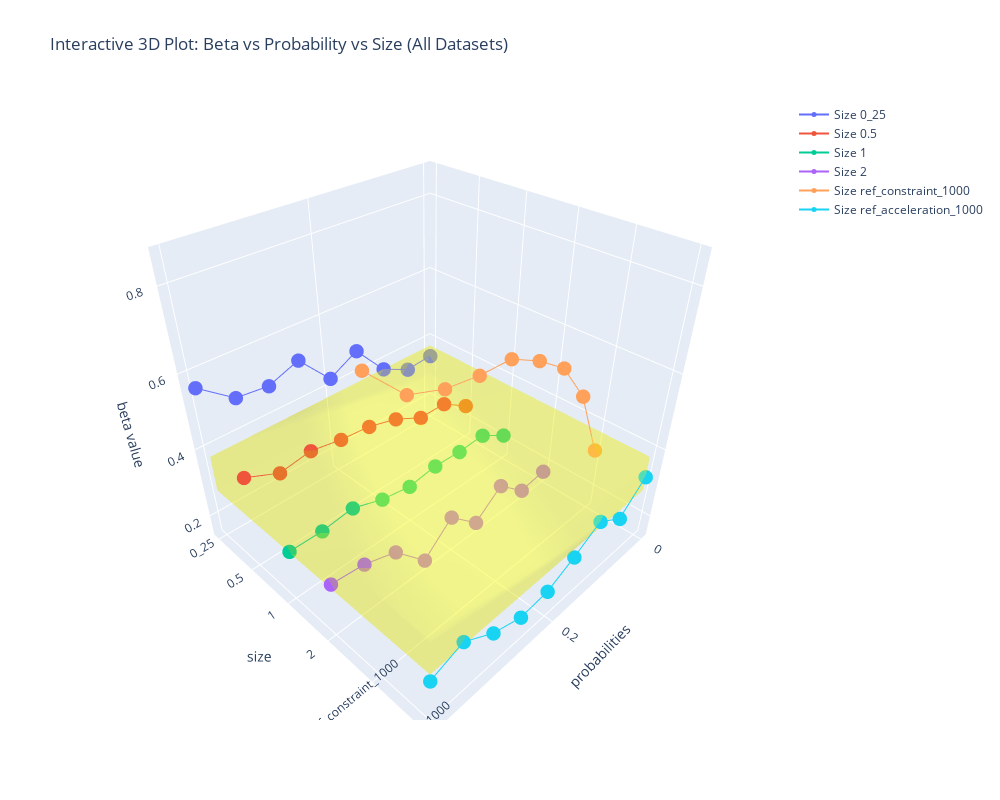

Notebook source saved alongside this figure:
### Code cell
import plotly.graph_objects as go
import numpy as np

# Organize all data
# =============================================

p = [p_1,p_1,p_1, p_1,p_1,p_1]
beta = [beta_0_25,beta_0_5, beta_1,beta_2,beta_ref_constraint,beta_ref_acceleration]
alpha = [alpha_0_25,alpha_0_5,alpha_1,alpha_2,alpha_ref_constraint,alpha_ref_acceleration]
names = ['0_25','0.5', '1', '2','ref_constraint_1000','ref_acceleration_1000']

# =============================================
# Build interactive plot
# =============================================
fig = go.Figure()

for idx in range(6):
    x = np.array(p[idx])
    y = [idx] * len(x)
    z = beta[idx]

    fig.add_trace(go.Scatter3d(
        x=x, y=y, z=z,
        mode='lines+markers',
        name=f"Size {names[idx]}",
        marker=dict(size=5),
    ))

# =============================================
# Add transparent highlight box for β ∈ [0.28, 0.38]
# =============================================

# Find x-axis range (max probability across all datasets)
x_max = max([max(p[i]) for i in range(6)])

# Box corners
x_min, x_max = 0, x_max
y_min, y_max = 0, 5  # covers all 7 curves (0 to 6)
z_min, z_max = 0.28, 0.38

# 8 vertices of the cuboid
X = [x_min, x_max, x_max, x_min, x_min, x_max, x_max, x_min]
Y = [y_min, y_min, y_max, y_max, y_min, y_min, y_max, y_max]
Z = [z_min, z_min, z_min, z_min, z_max, z_max, z_max, z_max]

fig.add_trace(go.Mesh3d(
    x=X, y=Y, z=Z,
    opacity=0.25,
    color='yellow',
    flatshading=False,
    name='β range 0.28–0.38',
    showscale=False,
    alphahull=0
))

# =============================================
# Axis labels and formatting
# =============================================

fig.update_layout(
    scene=dict(
        xaxis_title='probabilities',
        yaxis_title='size',
        zaxis_title='beta value',
        yaxis=dict(
            tickmode='array',
            tickvals=list(range(6)),
            ticktext=names
        )
    ),
    width=1000,
    height=800,
    title='Interactive 3D Plot: Beta vs Probability vs Size (All Datasets)'
)

fig.show()

### Figure 1 — Plotly figure (JSON) as saved in the notebook; plotly's stock layout.template omitted (floating-point values rounded to 4 significant figures)
{"data": [{"marker": {"size": 5}, "mode": "lines+markers", "name": "Size 0_25", "type": "scatter3d", "x": [0.0, 0.05, 0.1, 0.15, 0.2, 0.25, 0.3, 0.35, 0.4], "y": [0, 0, 0, 0, 0, 0, 0, 0, 0], "z": [0.3457, 0.3395, 0.3794, 0.4718, 0.4292, 0.5198, 0.4887, 0.4979, 0.5652]}, {"marker": {"size": 5}, "mode": "lines+markers", "name": "Size 0.5", "type": "scatter3d", "x": [0.0, 0.05, 0.1, 0.15, 0.2, 0.25, 0.3, 0.35, 0.4], "y": [1, 1, 1, 1, 1, 1, 1, 1, 1], "z": [0.2434, 0.2927, 0.2919, 0.3322, 0.3542, 0.362, 0.3769, 0.3634, 0.4025]}, {"marker": {"size": 5}, "mode": "lines+markers", "name": "Size 1", "type": "scatter3d", "x": [0.0, 0.05, 0.1, 0.15, 0.2, 0.25, 0.3, 0.35, 0.4], "y": [2, 2, 2, 2, 2, 2, 2, 2, 2], "z": [0.2155, 0.2618, 0.2568, 0.2607, 0.2484, 0.263, 0.2925, 0.2822, 0.2832]}, {"marker": {"size": 5}, "mode": "lines+markers", "name": "Size 2", "type": "scatter3d", "x": [0.0, 0.05, 0.1, 0.15, 0.2, 0.25, 0.3, 0.35, 0.4], "y": [3, 3, 3, 3, 3, 3, 3, 3, 3], "z": [0.1716, 0.1598, 0.2292, 0.1654, 0.2412, 0.1656, 0.256, 0.2843, 0.2934]}, {"marker": {"size": 5}, "mode": "lines+markers", "name": "Size ref_constraint_1000", "type": "scatter3d", "x": [0.0, 0.05, 0.1, 0.15, 0.2, 0.25, 0.3, 0.35, 0.4], "y": [4, 4, 4, 4, 4, 4, 4, 4, 4], "z": [0.3204, 0.5185, 0.6295, 0.6849, 0.7266, 0.7305, 0.7434, 0.7732, 0.8577]}, {"marker": {"size": 5}, "mode": "lines+markers", "name": "Size ref_acceleration_1000", "type": "scatter3d", "x": [0.0, 0.05, 0.1, 0.15, 0.2, 0.25, 0.3, 0.35, 0.4], "y": [5, 5, 5, 5, 5, 5, 5, 5, 5], "z": [0.3204, 0.2489, 0.2987, 0.2533, 0.2155, 0.2081, 0.237, 0.2908, 0.26]}, {"alphahull": 0, "color": "yellow", "flatshading": false, "name": "β range 0.28–0.38", "opacity": 0.25, "showscale": false, "type": "mesh3d", "x": [0, 0.4, 0.4, 0, 0, 0.4, 0.4, 0], "y": [0, 0, 5, 5, 0, 0, 5, 5], "z": [0.28, 0.28, 0.28, 0.28, 0.38, 0.38, 0.38, 0.38]}], "layout": {"height": 800, "scene": {"xaxis": {"title": {"text": "probabilities"}}, "yaxis": {"tickmode": "array", "ticktext": ["0_25", "0.5", "1", "2", "ref_constraint_1000", "ref_acceleration_1000"], "tickvals": [0, 1, 2, 3, 4, 5], "title": {"text": "size"}}, "zaxis": {"title": {"text": "beta value"}}}, "title": {"text": "Interactive 3D Plot: Beta vs Probability vs Size (All Datasets)"}, "width": 1000}}
